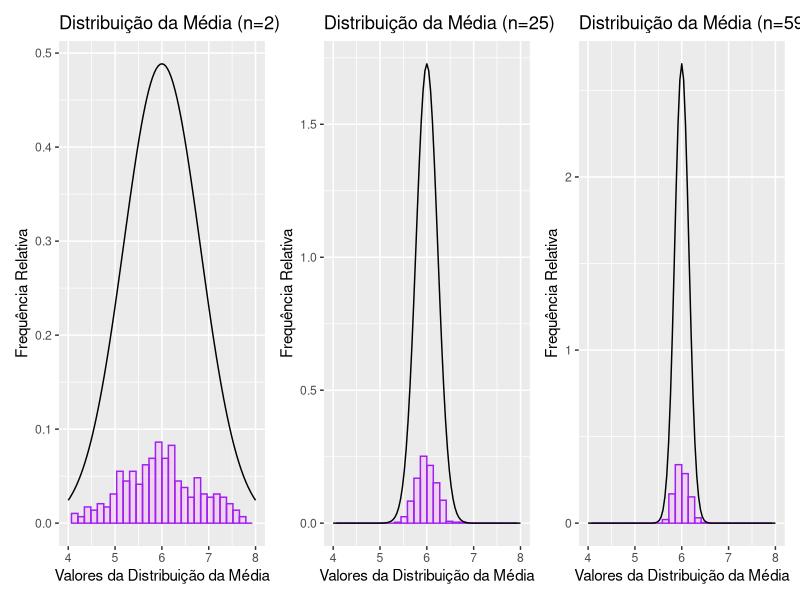

Write the R code that produced this figure.
library("ggplot2")
library("patchwork")


inicio <- 4; fim <- 8

n_value <- c(2, 25, 59)
seed <- 1681

pop <- 290

var_unif_distr <- ((fim-inicio)**2)/12
val_esperado <- mean(c(fim,inicio))

dados <- matrix(nrow = pop, ncol = 3)
for (n in 1:3) {
  set.seed(seed)
  for(i in 1:pop) { 
    dados[i,n] <- mean(runif(n_value[n], inicio, fim)) 
  }
}

dados <- data.frame(dados)

gráficos <- list()
for (i in 1:3) {
gráficos[[i]] <-  ggplot(dados, aes_string(colnames(dados)[i])) + geom_histogram(aes(y = stat(count/sum(count))),colour="purple", fill="#FF00FF", alpha = 0.1, bins = 30) +
  xlim(inicio, fim) + stat_function(fun = dnorm, args = list(mean = val_esperado, sd = (sqrt(var_unif_distr / n_value[i]))), color = "black") + 
  labs(title=paste0("Distribuição da Média (n=", n_value[i], ")"), x="Valores da Distribuição da Média", y="Frequência Relativa")
}


Reduce("+", gráficos) 
